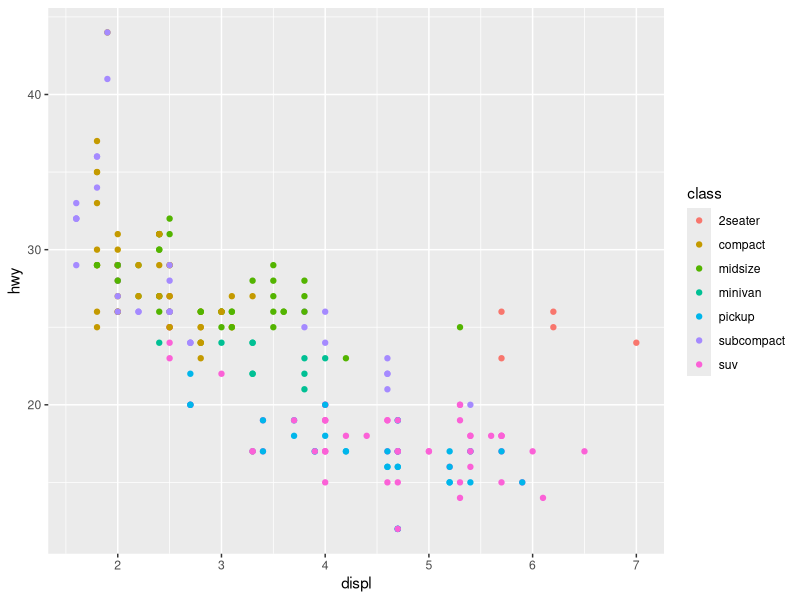
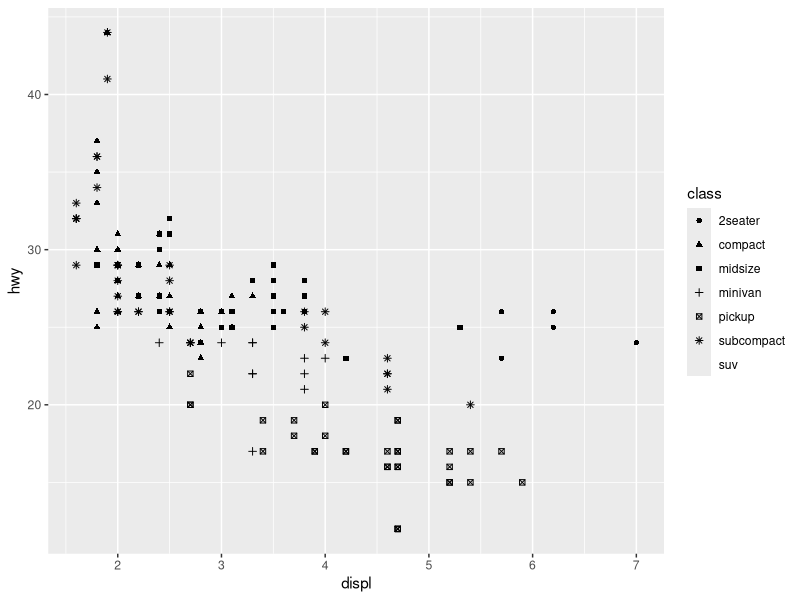
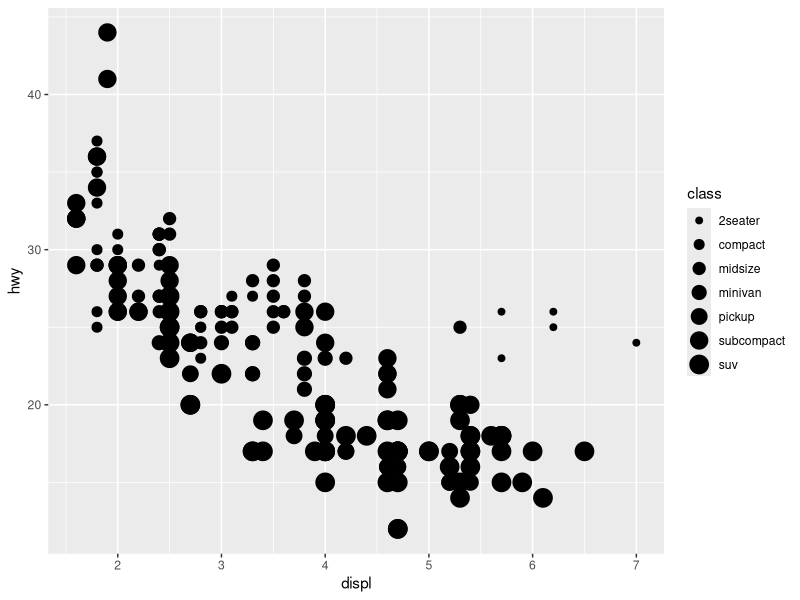
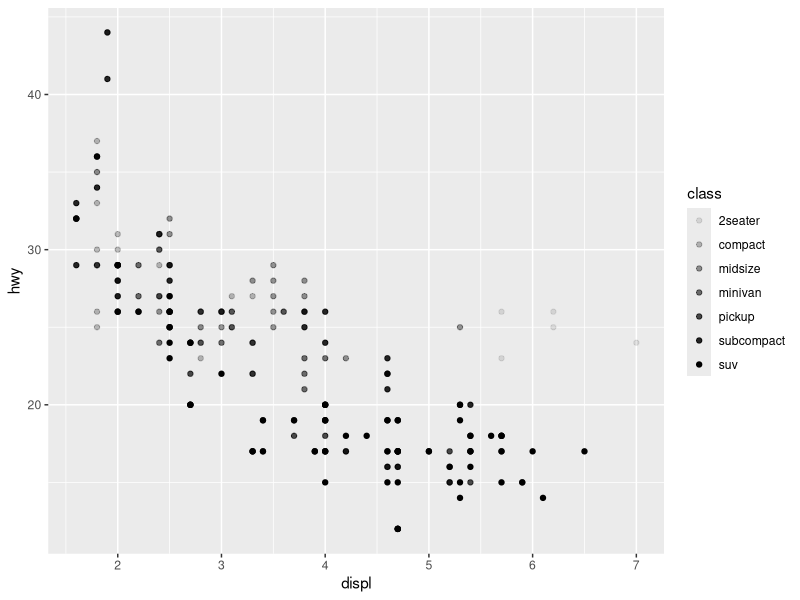
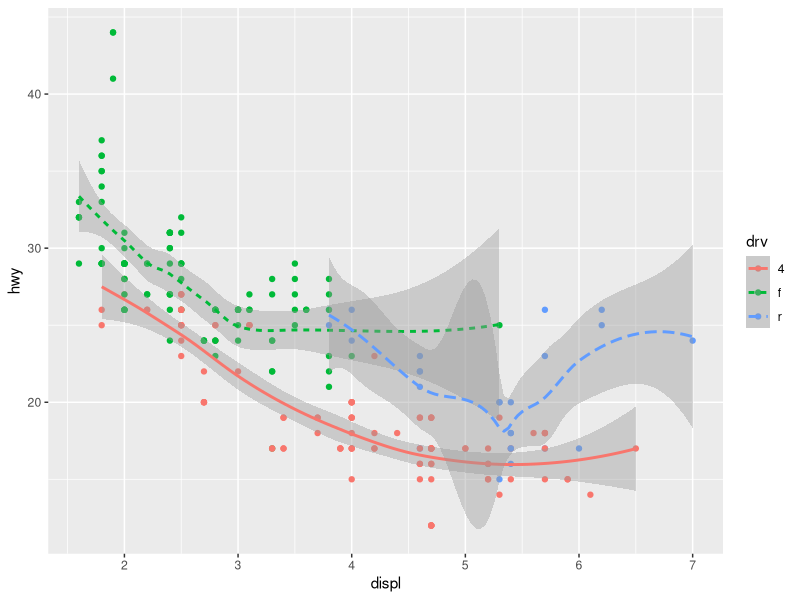
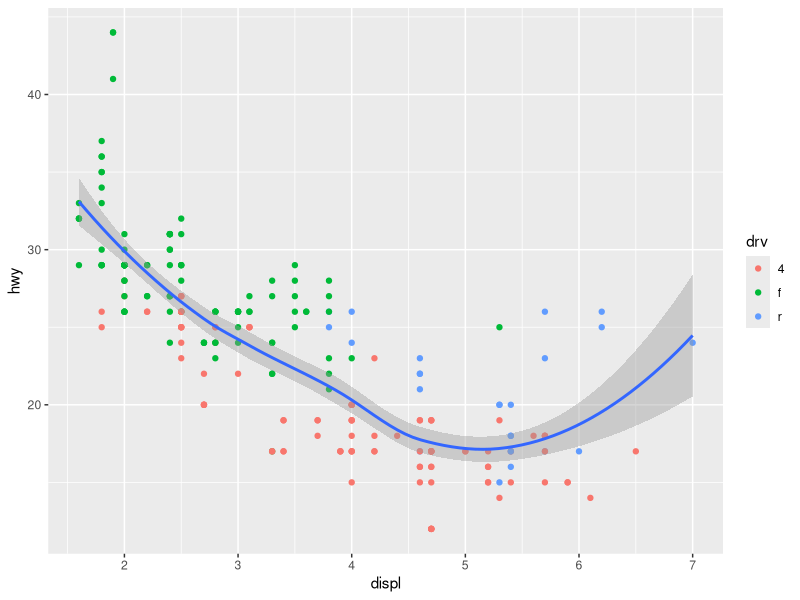
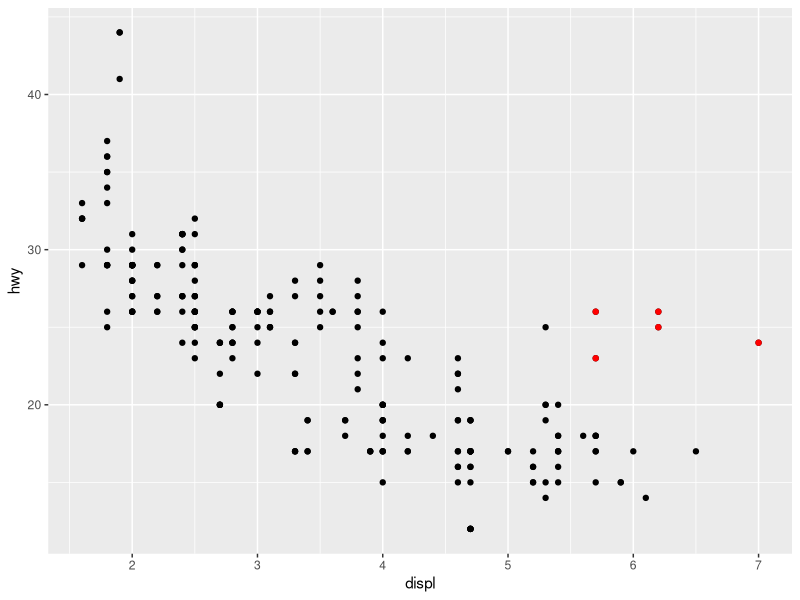
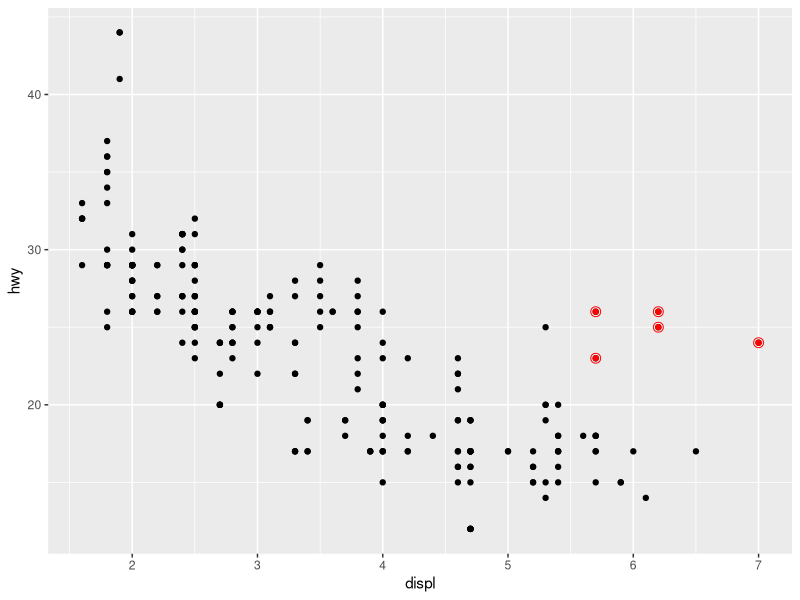

The R source for these figures, in order:
#DTA250 - Fall 2023
#JJ

# Layers ----

## Introduction ----
# The ggplot2 package uses a layered approach to creating plots.
# This means that you can add different layers to a plot to create a more
# complex plot.

## Prerequisites ----

#TODO
# load the tidyverse package using the library() function
library(tidyverse)

# Load the mpg dataset using the data() function
data("mpg")

## Aesthetic mappings ----
# The aes() function is used to specify the aesthetic mappings of a plot.
# The aesthetic mappings are the mappings between the variables in the data
# frame and the visual properties of the plot.
# The visual properties of the plot include the x and y coordinates, the color,
# the fill, the shape, the size, the alpha, and the stroke.

#TODO
# Create a scatter (geom_point()) plot of the displ and hwy columns of the 
# mpg dataset.
# In the aes() function, set the x parameter to the displ column and the y
# parameter to the hwy column. Set the color parameter to the class column.
ggplot(data = mpg) +
    geom_point(aes(x=displ, y=hwy, color=class))

#TODO
# Repeat the previous plot, but this time use the shape parameter instead of the
# color parameter.
ggplot(data = mpg) +
    geom_point(aes(x=displ, y=hwy, shape=class))

#TODO
# Repeat the previous plot, but this time use the size parameter instead of the
# shape parameter.
ggplot(data = mpg) +
    geom_point(aes(x=displ, y=hwy, size=class))

#TODO
# Repeat the previous plot, but this time use the alpha parameter instead of the
# size parameter.
ggplot(data = mpg) +
    geom_point(aes(x=displ, y=hwy, alpha=class))


## Geometric objects ----
# The geom_point() function is used to create a scatter plot.
# There are many other geometric objects that can be used to create different
# types of plots.

#TODO
# Create a scatter plot of the displ and hwy columns of the mpg dataset.
# In the aes() function, set the x parameter to the displ column and the y
# parameter to the hwy column. Set the color parameter to the drv column.
# Hint: This aes() function should be directly inside the ggplot() function.
# Add a geom_smooth() layer to the plot.
# Inside the geom_smooth() function, add an aes() function and set the
# linetype parameter to the drv column.
ggplot(data = mpg, aes(x=displ, y=hwy, color=drv)) +
    geom_point() +
    geom_smooth(aes(linetype=drv))

# Having the aes() function inside the ggplot() function means that the
# aesthetic mappings are applied to all the layers of the plot.

#TODO
# Repeat the previous plot, but this time remove color=drv from the aes()
# function inside the ggplot() function.
# Add an aes() function inside the geom_point() function and set the
# color parameter to the drv column.
# Completely remove the aes() function inside the geom_smooth() function.
ggplot(data = mpg, aes(x=displ, y=hwy)) +
    geom_point(aes(color=drv)) +
    geom_smooth()

### Specifying data for each layer ----

#TODO
# Create a scatter plot of the displ and hwy columns of the mpg dataset.
# However, this time, highlight the 2seater cars as red dots.
ggplot(data = mpg, aes(x=displ, y=hwy)) +
    geom_point() +
    geom_point(data=mpg |> filter(class=="2seater"), color="red")

#TODO
# Repeat the last TODO and add another geom_point() layer.
# The data is again from mpg and the filter is for the 2seater class
# But this time, set the shape parameter to 'circle open', with size
# 3 and color red.
ggplot(data = mpg, aes(x=displ, y=hwy)) +
    geom_point() +
    geom_point(data=mpg |> filter(class=="2seater"), color="red") +
    geom_point(data=mpg |> filter(class=="2seater"), shape='circle open', size=3, color="red")

### Using extension packages
# The ggplot2 package is very extensible.
# There are many extension packages that add new geometric objects to the
# ggplot2 package.
# There is a whole gallery for ggplot2 extensions at
# https://exts.ggplot2.tidyverse.org/gallery/

#TODO
# Install "ggridges" package using the install.packages() function
install.packages("ggridges")

#TODO
# Load the ggridges package using the library() function
library(ggridges)

#TODO
# Create a ridgeline plot of the hwy and drv columns of the mpg dataset.
# Start with the ggplot() function and set the data parameter to mpg.
# Inside ggplot(), add aes() and set the x parameter to the hwy column,
# and the y parameter to the drv column, and the fill parameter to the drv,
# and the color parameter to the drv.
# Add a geom_density_ridges() layer to the plot.
# Set alpha to 0.5 and show.legend to FALSE.
ggplot(data = mpg, aes(x=hwy, y=drv, fill=drv, color=drv)) +
    geom_density_ridges(alpha=0.5, show.legend=FALSE)


## Statistical transformations ----

# Consider the following plot:
ggplot(data = diamonds, aes(x=cut)) +
    geom_bar()
# How is the plot created?
# Check Figure 10.2 from the book
# https://r4ds.hadley.nz/layers#fig-vis-stat-bar 

# Let us use the stat_summary() function
#TODO
# Create a ggplot() object with the diamonds dataset.
# Add a + sign after the ggplot() function.
# Create a stat_summary() object and inside it create an aes() object.
# Set the x parameter to the cut column and the y parameter to the depth column.
# Outside the aes() function but inside the stat_summary() function, set the
# fun.min parameter to min and the fun.max parameter to max.
# also, set the fun parameter to median.
ggplot(data = diamonds) +
    stat_summary(
        aes(x=cut, y=depth), 
        fun.min=min, 
        fun.max=max, 
        fun=median
        )

## Coordinate systems ----
# The coordinate system is the system that is used to map the data to the
# visual properties of the plot.


#TODO
# Follow after me...

bar <- ggplot(data = diamonds) +
    geom_bar(
        aes(x = clarity, fill = clarity),
        show.legend = FALSE,
        width = 1
    ) +
    theme(aspect.ratio = 1)

bar

bar + coord_flip()
bar + coord_polar()
